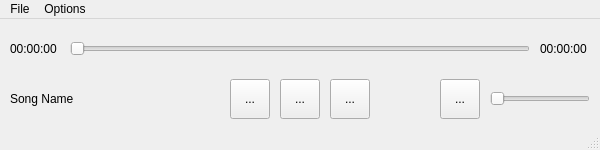
<?xml version="1.0" encoding="UTF-8"?>
<ui version="4.0">
 <class>MainWindow</class>
 <widget class="QMainWindow" name="MainWindow">
  <property name="geometry">
   <rect>
    <x>0</x>
    <y>0</y>
    <width>600</width>
    <height>150</height>
   </rect>
  </property>
  <property name="sizePolicy">
   <sizepolicy hsizetype="Fixed" vsizetype="Fixed">
    <horstretch>0</horstretch>
    <verstretch>0</verstretch>
   </sizepolicy>
  </property>
  <property name="windowTitle">
   <string>Wave - Your Favorite Audio Player</string>
  </property>
  <property name="windowIcon">
   <iconset theme="applications-multimedia">
    <normaloff>icons/musicplayer.png</normaloff>icons/musicplayer.png</iconset>
  </property>
  <property name="autoFillBackground">
   <bool>false</bool>
  </property>
  <property name="tabShape">
   <enum>QTabWidget::Rounded</enum>
  </property>
  <widget class="QWidget" name="centralwidget">
   <widget class="QToolButton" name="rewindtoolButton">
    <property name="geometry">
     <rect>
      <x>230</x>
      <y>60</y>
      <width>40</width>
      <height>40</height>
     </rect>
    </property>
    <property name="text">
     <string>...</string>
    </property>
    <property name="icon">
     <iconset>
      <normaloff>icons/rewind.png</normaloff>icons/rewind.png</iconset>
    </property>
   </widget>
   <widget class="QToolButton" name="playpausetoolButton">
    <property name="geometry">
     <rect>
      <x>280</x>
      <y>60</y>
      <width>40</width>
      <height>40</height>
     </rect>
    </property>
    <property name="text">
     <string>...</string>
    </property>
    <property name="icon">
     <iconset>
      <normaloff>icons/playpause.png</normaloff>icons/playpause.png</iconset>
    </property>
   </widget>
   <widget class="QToolButton" name="forwardtoolButton">
    <property name="geometry">
     <rect>
      <x>330</x>
      <y>60</y>
      <width>40</width>
      <height>40</height>
     </rect>
    </property>
    <property name="text">
     <string>...</string>
    </property>
    <property name="icon">
     <iconset>
      <normaloff>icons/forward.png</normaloff>icons/forward.png</iconset>
    </property>
   </widget>
   <widget class="QToolButton" name="volumetoolButton">
    <property name="geometry">
     <rect>
      <x>440</x>
      <y>60</y>
      <width>40</width>
      <height>40</height>
     </rect>
    </property>
    <property name="text">
     <string>...</string>
    </property>
    <property name="icon">
     <iconset>
      <normaloff>images/mute.png</normaloff>images/mute.png</iconset>
    </property>
   </widget>
   <widget class="QSlider" name="scrubber">
    <property name="geometry">
     <rect>
      <x>70</x>
      <y>10</y>
      <width>460</width>
      <height>40</height>
     </rect>
    </property>
    <property name="orientation">
     <enum>Qt::Horizontal</enum>
    </property>
   </widget>
   <widget class="QLabel" name="progressLabel">
    <property name="geometry">
     <rect>
      <x>10</x>
      <y>10</y>
      <width>60</width>
      <height>40</height>
     </rect>
    </property>
    <property name="text">
     <string>00:00:00</string>
    </property>
   </widget>
   <widget class="QLabel" name="timeLabel">
    <property name="geometry">
     <rect>
      <x>540</x>
      <y>10</y>
      <width>60</width>
      <height>40</height>
     </rect>
    </property>
    <property name="text">
     <string>00:00:00</string>
    </property>
   </widget>
   <widget class="QSlider" name="volumeSlider">
    <property name="geometry">
     <rect>
      <x>490</x>
      <y>60</y>
      <width>100</width>
      <height>40</height>
     </rect>
    </property>
    <property name="maximum">
     <number>100</number>
    </property>
    <property name="orientation">
     <enum>Qt::Horizontal</enum>
    </property>
   </widget>
   <widget class="QLabel" name="songLabel">
    <property name="geometry">
     <rect>
      <x>10</x>
      <y>60</y>
      <width>200</width>
      <height>40</height>
     </rect>
    </property>
    <property name="text">
     <string>Song Name</string>
    </property>
   </widget>
  </widget>
  <widget class="QMenuBar" name="menubar">
   <property name="geometry">
    <rect>
     <x>0</x>
     <y>0</y>
     <width>600</width>
     <height>21</height>
    </rect>
   </property>
   <widget class="QMenu" name="menuFile">
    <property name="title">
     <string>File</string>
    </property>
    <addaction name="actionOpen"/>
   </widget>
   <widget class="QMenu" name="menuOptions">
    <property name="title">
     <string>Options</string>
    </property>
    <addaction name="actionPlayPause"/>
    <addaction name="actionStop"/>
    <addaction name="actionNext"/>
    <addaction name="actionPrevious"/>
   </widget>
   <addaction name="menuFile"/>
   <addaction name="menuOptions"/>
  </widget>
  <widget class="QStatusBar" name="statusbar"/>
  <action name="actionOpen">
   <property name="text">
    <string>Open</string>
   </property>
   <property name="toolTip">
    <string>Open</string>
   </property>
   <property name="statusTip">
    <string>Open new File</string>
   </property>
   <property name="shortcut">
    <string>Ctrl+O</string>
   </property>
  </action>
  <action name="actionPlayPause">
   <property name="text">
    <string>Play/Pause</string>
   </property>
   <property name="shortcut">
    <string>Space</string>
   </property>
  </action>
  <action name="actionNext">
   <property name="text">
    <string>Next</string>
   </property>
   <property name="shortcut">
    <string>Ctrl+N</string>
   </property>
  </action>
  <action name="actionPrevious">
   <property name="text">
    <string>Previous</string>
   </property>
   <property name="shortcut">
    <string>Ctrl+B</string>
   </property>
  </action>
  <action name="actionStop">
   <property name="text">
    <string>Stop</string>
   </property>
   <property name="shortcut">
    <string>Ctrl+E</string>
   </property>
  </action>
 </widget>
 <resources/>
 <connections/>
</ui>
